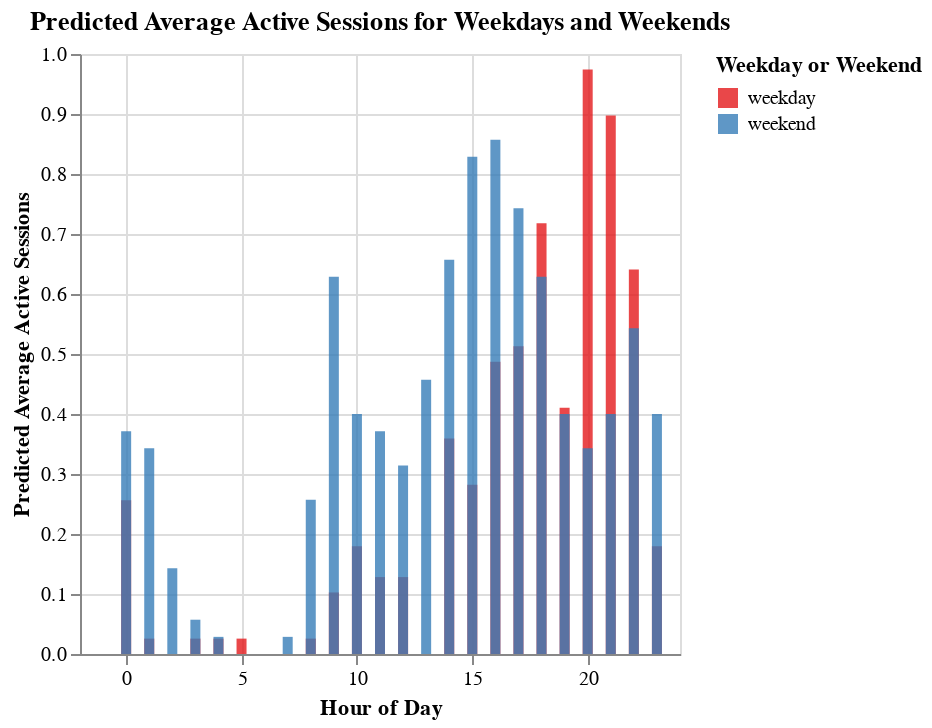

Write notebook code for a chart like this one.
### Code cell
pred_avg_sessions_plot = alt.Chart(dayofweek_preds, title = 'Predicted Average Active Sessions for Weekdays and Weekends').mark_bar(opacity = 0.8).encode(
    x = alt.X('hour').title('Hour of Day'),
    y = alt.Y('mean(predictions)').title('Predicted Average Active Sessions').stack(None),
    color = alt.Color('day_or_end', title='Weekday or Weekend').scale(scheme="set1")
)
pred_avg_sessions_plot

### Figure 1 — Vega-Lite specification as saved in the notebook (floating-point values rounded to 4 significant figures; data arrays with more than 128 entries replaced by an {"elided": "..."} marker saying what was removed)
{"config": {"view": {"continuousWidth": 300, "continuousHeight": 300}}, "data": {"name": "data-6f0342c269a264a28720d47f0ee8b63a"}, "mark": {"type": "bar", "opacity": 0.8}, "encoding": {"color": {"field": "day_or_end", "scale": {"scheme": "set1"}, "title": "Weekday or Weekend", "type": "nominal"}, "x": {"field": "hour", "title": "Hour of Day", "type": "quantitative"}, "y": {"aggregate": "mean", "field": "predictions", "stack": null, "title": "Predicted Average Active Sessions", "type": "quantitative"}}, "title": "Predicted Average Active Sessions for Weekdays and Weekends", "$schema": "https://vega.github.io/schema/vega-lite/v5.17.0.json", "datasets": {"data-6f0342c269a264a28720d47f0ee8b63a": {"elided": "3113 records"}}}
